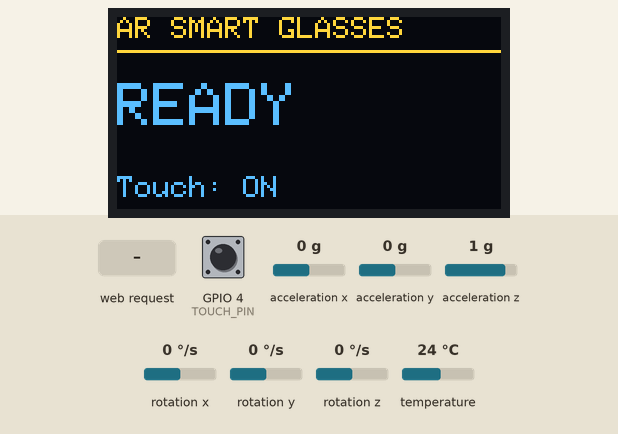
Recording of a sketch running on a simulated ESP32. Parts: 128×64 one-colour display. The inputs (shaded band) are chosen by the test bench; at power-on: acceleration x 0 g, GPIO 4 (TOUCH_PIN) HIGH, acceleration y 0 g, acceleration z 1 g, rotation x 0 °/s, rotation y 0 °/s, rotation z 0 °/s, temperature 24 °C. The OLED is the two-colour kind (top 16 rows yellow); what the sketch prints to the serial monitor is not drawn.

Above: at 1.2 s.
1.3 s: acceleration x set to -1.4 g
At 2.5 s:
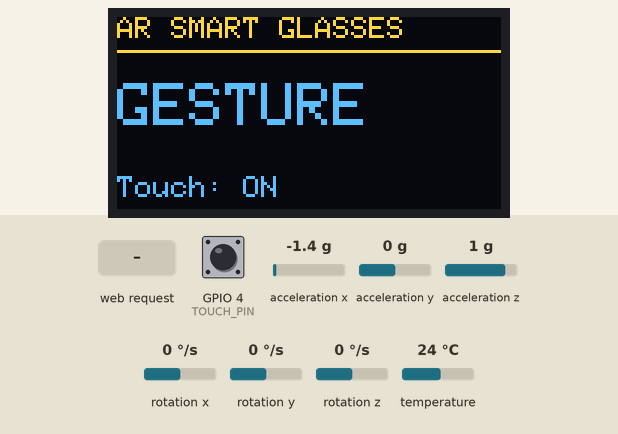
2.8 s: HTTP request GET /wake received
At 3.2 s:
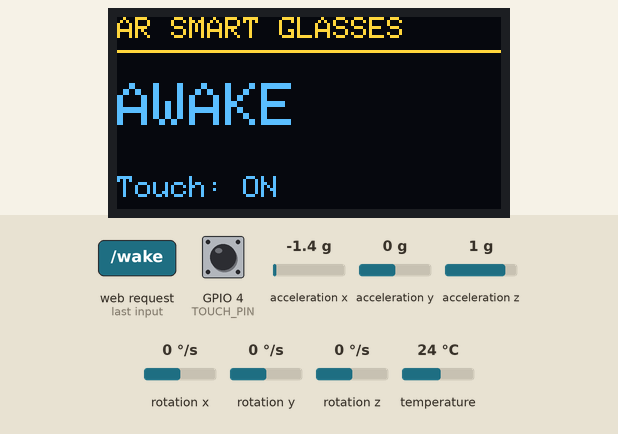
4.8 s: HTTP request GET /sleep received
At 5.4 s:
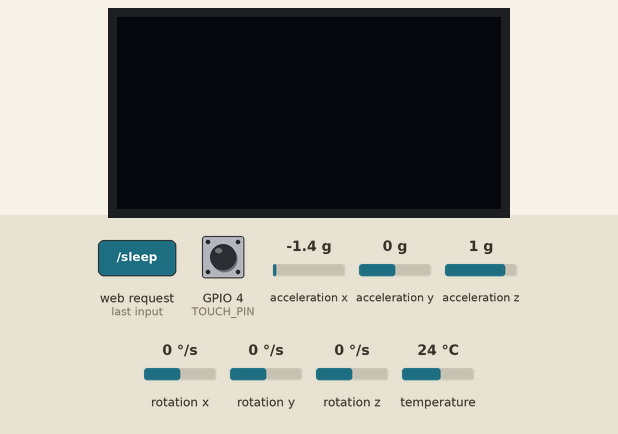
6.3 s: HTTP request GET /wake?msg=1 received
At 7.0 s:
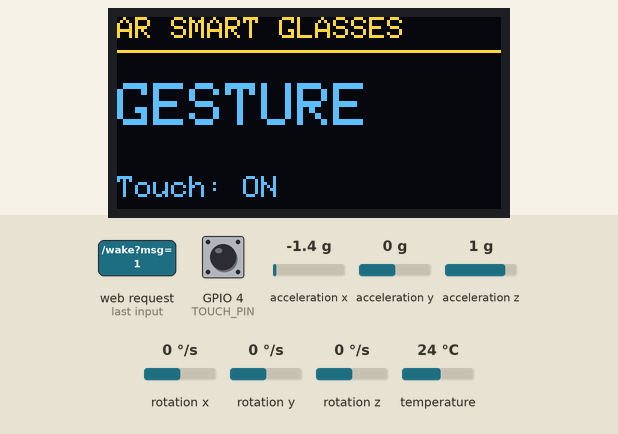
7.9 s: HTTP request GET /display?msg=1 received
At 8.3 s:
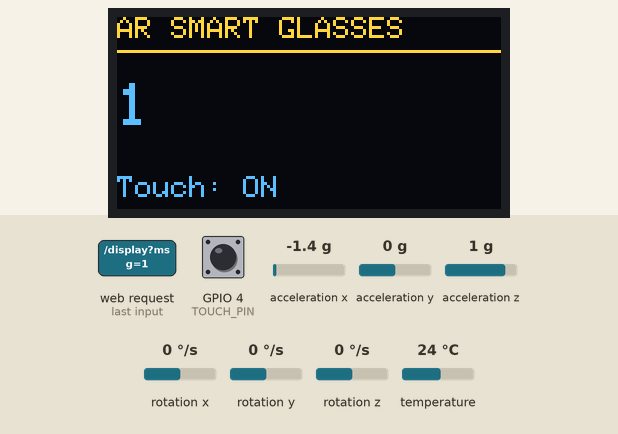
10.0 s: HTTP request GET /sleep?msg=1 received
At 10.6 s:
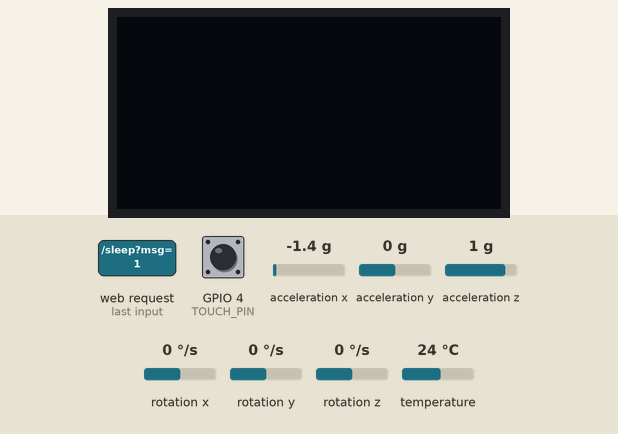
Timing chart, 0 to 12.5 s (numbered marks = the images above; inputs shaded):
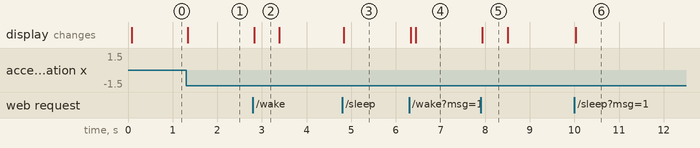

Measured:
- after the input at 1.3 s, the display: changes at once (image 1)
- after the input at 2.8 s, the display: changes at once (image 2)
- after the input at 4.8 s, the display: changes at once (image 3)
- after the input at 6.3 s, the display: first changes at once (image 4 shows a later state)
- after the input at 7.9 s, the display: changes at once (image 5)
- after the input at 10.0 s, the display: changes at once (image 6)
- what the display in image 2 shows lasts 0.6 s, from 2.8 s to 3.4 s

The sketch:

AR_Smart_Glasses.ino
```cpp
/*
  ESP32 AR Smart Glasses - Reference Prototype
  ------------------------------------------------
  Reconstructed reference implementation based on the documented
  project architecture. This is not the original source code.

  Hardware:
  - ESP32-WROOM-32
  - 1.3" SH1106 OLED (I2C)
  - MPU6050 (I2C)
  - ESP32 capacitive touch input on GPIO 4

  Libraries:
  - Adafruit GFX Library
  - Adafruit SH110X
  - Adafruit MPU6050
  - Adafruit Unified Sensor
*/

#include <WiFi.h>
#include <WebServer.h>
#include <Wire.h>
#include <Adafruit_GFX.h>
#include <Adafruit_SH110X.h>
#include <Adafruit_MPU6050.h>
#include <Adafruit_Sensor.h>

#define OLED_SDA 21
#define OLED_SCL 22
#define TOUCH_PIN 4

#define SCREEN_WIDTH 128
#define SCREEN_HEIGHT 64
#define OLED_RESET -1

const char* AP_SSID = "AR-Glasses";
const char* AP_PASSWORD = "ARglasses123";

Adafruit_SH1106G display(SCREEN_WIDTH, SCREEN_HEIGHT, &Wire, OLED_RESET);
Adafruit_MPU6050 mpu;
WebServer server(80);

String hudMessage = "READY";
bool displayAwake = true;

unsigned long lastTouchTime = 0;
unsigned long touchStart = 0;
bool touchWasActive = false;
int touchCount = 0;

const unsigned long DOUBLE_TAP_WINDOW = 500;
const unsigned long LONG_PRESS_TIME = 1000;
const float GESTURE_THRESHOLD = 2.5;

void mirrorOLED(bool enable) {
  // SH1106 segment remap + COM scan direction.
  // Used here to create the orientation needed by a simple
  // Pepper's-Ghost style optical reflector.
  display.oled_command(enable ? 0xA1 : 0xA0);
  display.oled_command(enable ? 0xC8 : 0xC0);
}

void drawHUD() {
  display.clearDisplay();
  display.setTextColor(SH110X_WHITE);
  display.setTextSize(1);

  display.setCursor(0, 0);
  display.println("AR SMART GLASSES");
  display.drawLine(0, 11, 127, 11, SH110X_WHITE);

  display.setTextSize(2);
  display.setCursor(0, 22);
  display.println(hudMessage);

  display.setTextSize(1);
  display.setCursor(0, 53);
  display.print("Touch: ");
  display.print(displayAwake ? "ON" : "OFF");

  display.display();
}

void setMessage(String message) {
  hudMessage = message;
  if (displayAwake) {
    drawHUD();
  }
}

void handleRoot() {
  String html =
    "<html><body>"
    "<h2>ESP32 AR Smart Glasses</h2>"
    "<p>Use /display?msg=HELLO</p>"
    "<p>Use /wake or /sleep</p>"
    "</body></html>";
  server.send(200, "text/html", html);
}

void handleDisplay() {
  if (!server.hasArg("msg")) {
    server.send(400, "text/plain", "Missing msg");
    return;
  }

  String message = server.arg("msg");
  message.replace("+", " ");
  setMessage(message);
  server.send(200, "text/plain", "Displayed: " + message);
}

void handleWake() {
  displayAwake = true;
  setMessage("AWAKE");
  server.send(200, "text/plain", "Display awake");
}

void handleSleep() {
  displayAwake = false;
  display.clearDisplay();
  display.display();
  server.send(200, "text/plain", "Display sleeping");
}

void detectTouch() {
  // ESP32 touchRead() returns a lower value when the pad is touched.
  // Threshold may need calibration for the physical build.
  static int baseline = 0;
  int value = touchRead(TOUCH_PIN);

  if (baseline == 0) baseline = value;
  baseline = (baseline * 9 + value) / 10;

  bool active = value < (baseline * 0.65);

  if (active && !touchWasActive) {
    touchStart = millis();

    if (millis() - lastTouchTime < DOUBLE_TAP_WINDOW) {
      touchCount++;
    } else {
      touchCount = 1;
    }
    lastTouchTime = millis();
  }

  if (!active && touchWasActive) {
    unsigned long duration = millis() - touchStart;

    if (duration >= LONG_PRESS_TIME) {
      displayAwake = false;
      display.clearDisplay();
      display.display();
      touchCount = 0;
    } else if (touchCount >= 2) {
      displayAwake = true;
      setMessage("WAKE");
      touchCount = 0;
    }
  }

  if (touchCount == 1 && millis() - lastTouchTime > DOUBLE_TAP_WINDOW) {
    touchCount = 0;
  }

  touchWasActive = active;
}

void detectGesture() {
  static unsigned long lastGesture = 0;

  sensors_event_t accel, gyro, temp;
  mpu.getEvent(&accel, &gyro, &temp);

  if (millis() - lastGesture < 1000) return;

  float magnitude = sqrt(
    accel.acceleration.x * accel.acceleration.x +
    accel.acceleration.y * accel.acceleration.y +
    accel.acceleration.z * accel.acceleration.z
  );

  // Simple prototype gesture: strong acceleration/deviation.
  // Tune threshold and axis logic for the final mechanical design.
  if (fabs(magnitude - 9.81) > GESTURE_THRESHOLD) {
    setMessage("GESTURE");
    lastGesture = millis();
  }
}

void setup() {
  Serial.begin(115200);

  Wire.begin(OLED_SDA, OLED_SCL);

  if (!display.begin(0x3C, true)) {
    Serial.println("SH1106 OLED not found.");
    while (true) delay(100);
  }

  display.clearDisplay();
  display.display();

  if (!mpu.begin()) {
    Serial.println("MPU6050 not found.");
  } else {
    mpu.setAccelerometerRange(MPU6050_RANGE_8_G);
    mpu.setGyroRange(MPU6050_RANGE_500_DEG);
  }

  // Optional orientation for the optical reflector.
  mirrorOLED(true);

  WiFi.mode(WIFI_AP);
  WiFi.softAP(AP_SSID, AP_PASSWORD);

  Serial.print("AP IP: ");
  Serial.println(WiFi.softAPIP());

  server.on("/", handleRoot);
  server.on("/display", handleDisplay);
  server.on("/wake", handleWake);
  server.on("/sleep", handleSleep);
  server.begin();

  setMessage("READY");
}

void loop() {
  server.handleClient();
  detectTouch();
  detectGesture();
  delay(10);
}
```
